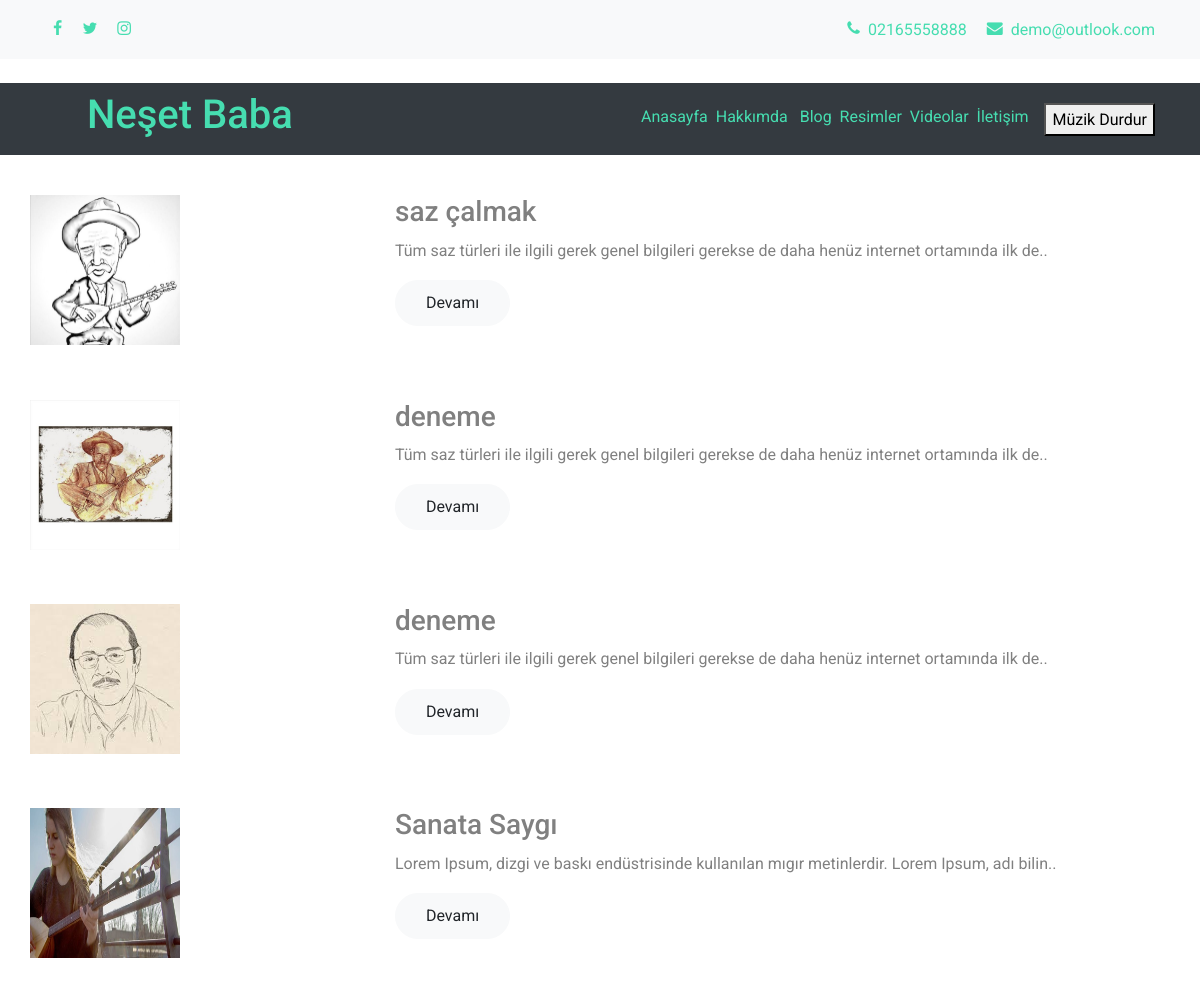
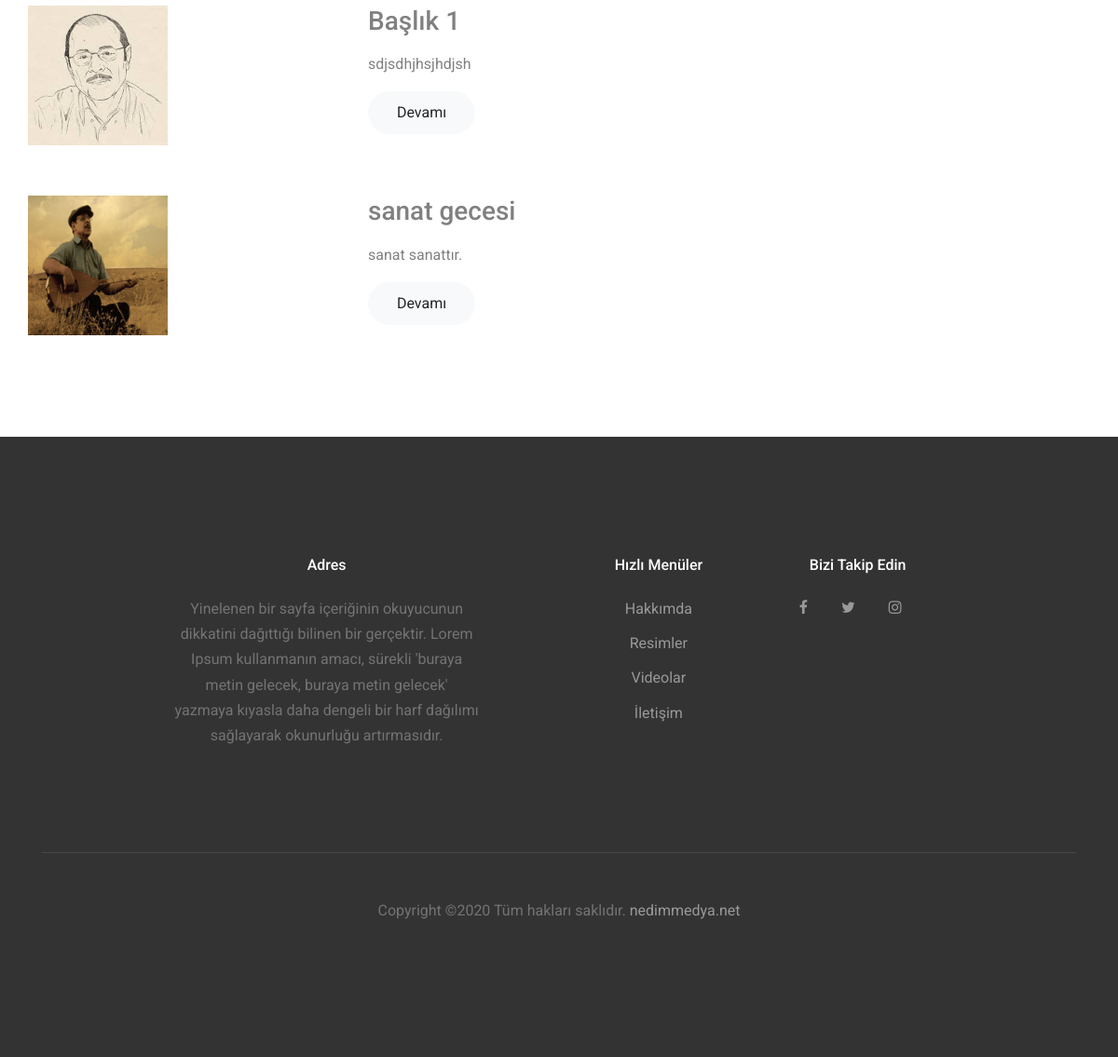
Screenshot of /index.php/blog with the database file from the repository (2 pictures, top to bottom).
### tables this page shows
CREATE TABLE IF NOT EXISTS `ayarlar` (
  `id` int(11) NOT NULL AUTO_INCREMENT,
  `title` varchar(255) NOT NULL,
  `meta` varchar(255) NOT NULL,
  `description` varchar(255) NOT NULL,
  `logo` varchar(255) NOT NULL,
  `telefon` varchar(255) NOT NULL,
  `fax` varchar(255) NOT NULL,
  `email` varchar(255) NOT NULL,
  `adres` varchar(255) NOT NULL,
  `maps` varchar(255) NOT NULL,
  `face` varchar(255) NOT NULL,
  `twitter` varchar(255) NOT NULL,
  `google` varchar(255) NOT NULL,
  `instagram` varchar(255) NOT NULL,
  `youtube` varchar(255) NOT NULL,
  PRIMARY KEY (`id`)
);

CREATE TABLE IF NOT EXISTS `anasayfa_ayarlari` (
  `id` int(11) NOT NULL,
  `title` varchar(255) DEFAULT NULL,
  `title_aciklama` varchar(1000) DEFAULT NULL,
  `resim` varchar(255) DEFAULT NULL,
  PRIMARY KEY (`id`)
);

CREATE TABLE IF NOT EXISTS `menu` (
  `id` int(11) NOT NULL AUTO_INCREMENT,
  `menu_adi` varchar(50) DEFAULT NULL,
  `menu_durum` varchar(50) DEFAULT NULL,
  PRIMARY KEY (`id`)
);

CREATE TABLE IF NOT EXISTS `blog` (
  `id` int(11) NOT NULL AUTO_INCREMENT,
  `blog_yazi` varchar(6000) DEFAULT NULL,
  `blog_resim` varchar(255) DEFAULT NULL,
  `blog_baslik` varchar(255) DEFAULT NULL,
  PRIMARY KEY (`id`)
);

### application/controllers/Blog.php (called while the page is built, shortened)
<?php
class Blog extends CI_Controller {
	 public function __construct()
        {
               $this->load->helper('url');
               $this->load->model('Database_Model');
        }
	public function index()
	{
		$query=$this->db->query("SELECT * FROM ayarlar");
		$data["veri"]=$query->result();
		$query=$this->db->query("SELECT * FROM menu where menu_durum='Aktif'");
		$data["menu"]=$query->result();
		$query=$this->db->query("SELECT * FROM menu where id=3");
		$data["menu_ad"]=$query->result();
		$query=$this->db->query("SELECT * FROM blog");
		$data["verim"]=$query->result();
		$query=$this->db->query("SELECT blog_baslik FROM blog");
		$data["v"]=$query->result();
		$data["sayfa"]="Blog | ";
$query=$this->db->query("SELECT * FROM anasayfa_ayarlari");
		$data["ana"]=$query->result();
       $data["menuac"]="blog";
		$this->load->view('_header',$data);
		$this->load->view('blog',$data);
		$this->load->view('_footer');
	}
}

### index.php (called while the page is built, shortened)
<?php
require_once BASEPATH.'core/CodeIgniter.php';

### application/views/blog.php (the view, shortened to what this page needs)
 <head>
 </head>
 <br>
 <br>
 <br>
 <div class="container">
     <?php
foreach ($verim as $rs) {
   ?>
<div class="row">
<div class="row col-md-4">
<img src="<?=base_url()?>uploads/<?=$rs->blog_resim?>" alt="" style="width: 150px; height: 150px;">
</div>
<br><br>
<div class="col-md-8">
  <h3><?=$rs->blog_baslik?></h3>
<?php
                        $yazi =$rs->blog_yazi;
                        $uzunluk = strlen($yazi);
                        $sinir = 100;
                        if ($uzunluk > $sinir) {
                            $icerik = substr($yazi,0,$sinir);
?>
                        <p> <?=$icerik?>.. </p>
            <?php
            }else{
            ?>
            <p> <?=$rs->blog_yazi?> </p>
 <?php
            }
            ?>
                        <a href="<?=base_url()?>blog/blog_detay/<?=$rs->id?>" class="btn btn-light btn-radius btn-brd grd1">Devamı</a>
</div>
</div>
<br>
<br>
<?php } ?>
</div>
<br>
<br>

### application/views/_header.php (shortened to what this page needs)
<!DOCTYPE html>
<html lang="en">
  <head>
    <link rel="stylesheet" href="<?=base_url()?>assets/fonts/icomoon/style.css">
    <link rel="stylesheet" href="<?=base_url()?>assets/css/bootstrap.min.css">
    <link rel="stylesheet" href="<?=base_url()?>assets/css/jquery-ui.css">
    <link rel="stylesheet" href="<?=base_url()?>assets/css/owl.carousel.min.css">
    <link rel="stylesheet" href="<?=base_url()?>assets/css/owl.theme.default.min.css">
    <link rel="stylesheet" href="<?=base_url()?>assets/css/owl.theme.default.min.css">
    <link rel="stylesheet" href="<?=base_url()?>assets/css/jquery.fancybox.min.css">
    <link rel="stylesheet" href="<?=base_url()?>assets/css/bootstrap-datepicker.css">
    <link rel="stylesheet" href="<?=base_url()?>assets/fonts/flaticon/font/flaticon.css">
    <link rel="stylesheet" href="<?=base_url()?>assets/css/aos.css">
    <link rel="stylesheet" href="<?=base_url()?>assets/css/style.css">
  </head>
  <body data-spy="scroll" data-target=".site-navbar-target" data-offset="300">
  <div class="site-wrap">
    <div class="top-bar py-3 bg-light" id="home-section">
      <div class="container">
        <div class="row">
          <div class="col-3 text-left">
            <ul class="social-media">
              <li><a href="<?=$veri[0]->face?>" class="p-2"><span class="icon-facebook"></span></a></li>
              <li><a href="<?=$veri[0]->twitter?>" class="p-2"><span class="icon-twitter"></span></a></li>
              <li><a href="<?=$veri[0]->instagram?>" class="p-2"><span class="icon-instagram"></span></a></li>
            </ul>
          </div>
          <div class="col-9">
            <p class="mb-0 float-right">
              <span class="mr-3"><a href="tel://#"> <span class="icon-phone mr-2"></span><span class="d-none d-lg-inline-block"><?=$veri[0]->telefon?></span></a></span>
              <span><a href="<?=$veri[0]->email?>"><span class="icon-envelope mr-2"></span><span class="d-none d-lg-inline-block"><?=$veri[0]->email?></span></a></span>
            </p>
          </div>
        </div>
      </div>
    </div>
    <header class="site-navbar py-4 bg-white js-sticky-header site-navbar-target" role="banner">
     <nav class="navbar navbar-expand-lg navbar-dark bg-dark static-top">
  <div class="container">
    <a class="navbar-brand" href="#">
           <h1><a href="<?=base_url()?>home" class="">
            <?=$ana[0]->title?> </a></h1>
        </a>
    <div class="collapse navbar-collapse" id="navbarResponsive">
      <ul class="navbar-nav ml-auto">
         <?php
                            $anasayfa=null;
                            $hakkimda=null;
                            $blog=null;
                            $resimler=null;
                            $videolar=null;
                            $iletisim=null;
                                if($menuac=="blog")
                                $blog="active";
                            ?>
                             <?php
                        foreach ($menu as $rs) {
                        if($rs->id==1){
                        ?>
        <li class="nav-item active">
          <a class="<?=$anasayfa?>" href="<?=base_url()?>home"><?=$rs->menu_adi?>&nbsp;&nbsp;
              </a>
        </li>
        <?php
                      }
                        if($rs->id==2){
                        ?>
        <li class="nav-item">
          <a class="<?=$hakkimda?>" href="<?=base_url()?>hakkimda"><?=$rs->menu_adi?> &nbsp;&nbsp;</a>
        </li>
         <?php
                       }
                       if($rs->id==3){
                        ?>
        <li class="nav-item">
          <a class="<?=$blog?>" href="<?=base_url()?>blog"><?=$rs->menu_adi?>&nbsp;&nbsp;</a>
        </li>
         <?php
                       }
                       if($rs->id==4){
                        ?>
        <li class="nav-item">
          <a class="<?=$resimler?>" href="<?=base_url()?>album"><?=$rs->menu_adi?>&nbsp;&nbsp;</a>
        </li>
                         <?php
                       }
                       if($rs->id==5){
                        ?>
        <li class="nav-item">
          <a class="<?=$videolar?>" href="<?=base_url()?>videolar"><?=$rs->menu_adi?>&nbsp;&nbsp;</a>
        </li>
                         <?php
                       }
                       if($rs->id==6){
                        ?>
        <li class="nav-item">
          <a class="<?=$iletisim?>" href="<?=base_url()?>home/iletisim"><?=$rs->menu_adi?>&nbsp;&nbsp;&nbsp;&nbsp;</a>
        </li>
        <?php
}}
?>
<div class="">
<button onclick="pauseAudio()" type="button">Müzik Durdur</button>
</div>
      </ul>
    </div>
  </div>
</nav>
    </header>
<br>
<br>

### application/views/_footer.php (shortened to what this page needs)
<footer class="site-footer">
      <div class="container">
        <div class="row">
              <center>
          <div class="col-md-9">
            <div class="row">
              <div class="col-md-5">
                <h2 class="footer-heading mb-4">Adres</h2>
                <p><?=$veri[0]->adres?></p>
              </div>
              <div class="col-md-3 ml-auto">
                <h2 class="footer-heading mb-4">Hızlı Menüler</h2>
                <ul class="list-unstyled">
                  <li><a href="<?=base_url()?>hakkimda">Hakkımda</a></li>
                  <li><a href="<?=base_url()?>album">Resimler</a></li>
                  <li><a href="<?=base_url()?>videolar">Videolar</a></li>
                  <li><a href="<?=base_url()?>home/iletisim">İletişim</a></li>
                </ul>
              </div>
              <div class="col-md-3">
                <h2 class="footer-heading mb-4">Bizi Takip Edin</h2>
                <a href="<?=$veri[0]->face?>" class="pl-0 pr-3"><span class="icon-facebook"></span></a>
                <a href="<?=$veri[0]->twitter?>" class="pl-3 pr-3"><span class="icon-twitter"></span></a>
                <a href="<?=$veri[0]->instagram?>" class="pl-3 pr-3"><span class="icon-instagram"></span></a>
              </div>
            </div>
          </div>
           </center>
        </div>
        <div class="row pt-5 mt-5 text-center">
          <div class="col-md-12">
            <div class="border-top pt-5">
            <p>
        Copyright &copy;<script>document.write(new Date().getFullYear());</script> Tüm hakları saklıdır. <a href="https://nedimmedya.net/" target="_blank" >nedimmedya.net</a>
      </p>
            </div>
          </div>
        </div>
      </div>
    </footer>
  </div>
  </body>
</html>

### assets/css/style.css (style rules this page uses)
body { line-height: 1.7; color: gray; font-weight: 400; font-size: 1rem; }
a { -webkit-transition: .3s all ease; -o-transition: .3s all ease; transition: .3s all ease; }
h1, h2, h3, h4, h5, .h1, .h2, .h3, .h4, .h5 { font-family: "Roboto", -apple-system, BlinkMacSystemFont, "Segoe UI", Roboto, "Helvetica Neue", Arial, sans-serif, "Apple Color Emoji", "Segoe UI Emoji", "Segoe UI Symbol", "Noto Color Emoji"; }
.site-wrap:before { display: none; -webkit-transition: .3s all ease-in-out; -o-transition: .3s all ease-in-out; transition: .3s all ease-in-out; background: rgba(0, 0, 0, 0.6); content: ""; position: absolute; z-index: 2000; top: 0; left: 0; right: 0; bottom: 0; opacity: 0; visibility: hidden; }
.btn { font-size: 16px; border-radius: 30px; padding: 10px 30px; }
.border-top { border-top: 1px solid #edf0f5 !important; }
.site-footer { padding: 4em 0; background: #333333; }
@media (min-width: 768px) { .site-footer { padding: 8em 0; } }
.site-footer .border-top { border-top: 1px solid rgba(255, 255, 255, 0.1) !important; }
.site-footer p { color: #737373; }
.site-footer h2, .site-footer h3, .site-footer h4, .site-footer h5 { color: #fff; }
.site-footer a { color: #999999; }
.site-footer ul li { margin-bottom: 10px; }
.site-footer .footer-heading { font-size: 16px; color: #fff; }
.site-navbar { margin-bottom: 0px; z-index: 1999; position: relative; width: 100%; background: #fff; }
.sticky-wrapper .site-navbar { -webkit-transition: .3s all ease; -o-transition: .3s all ease; transition: .3s all ease; }
.bg-light { background: #ccc; }
.social-media { display: inline-block; float: left; margin-bottom: 0px; padding: 0; }
.social-media li { display: inline-block; }

### rows the page displays
ayarlar: telefon "02165558888", email "demo@outlook.com", adres "Yinelenen bir sayfa içeriğinin okuyucunun dikkatini dağıttığı bilinen bir gerçektir. Lorem Ipsum kullanmanın amacı, sürekli 'buraya metin gelecek, buraya metin gelecek' yazmaya kıyasla daha dengeli bir harf dağılımı sağlayarak okunurluğu artırmasıdır."
anasayfa_ayarlari: title "Neşet Baba"
menu: menu_adi "Anasayfa"
menu: menu_adi "Hakkımda"
menu: menu_adi "Blog"
menu: menu_adi "Resimler"
menu: menu_adi "Videolar"
menu: menu_adi "İletişim"
blog: blog_resim (picture), blog_baslik "saz çalmak", blog_yazi "Tüm saz türleri ile ilgili gerek genel bilgileri gerekse de daha henüz internet ortamında ilk de"
blog: blog_resim (picture), blog_baslik "deneme", blog_yazi "Tüm saz türleri ile ilgili gerek genel bilgileri gerekse de daha henüz internet ortamında ilk de"
blog: blog_resim (picture), blog_baslik "deneme", blog_yazi "Tüm saz türleri ile ilgili gerek genel bilgileri gerekse de daha henüz internet ortamında ilk de"
blog: blog_resim (picture), blog_baslik "Sanata Saygı", blog_yazi "Lorem Ipsum, dizgi ve baskı endüstrisinde kullanılan mıgır metinlerdir. Lorem Ipsum, adı bilin"
blog: blog_resim (picture), blog_baslik "Başlık 1", blog_yazi "sdjsdhjhsjhdjsh"
blog: blog_resim (picture), blog_baslik "sanat gecesi", blog_yazi "sanat sanattır."
